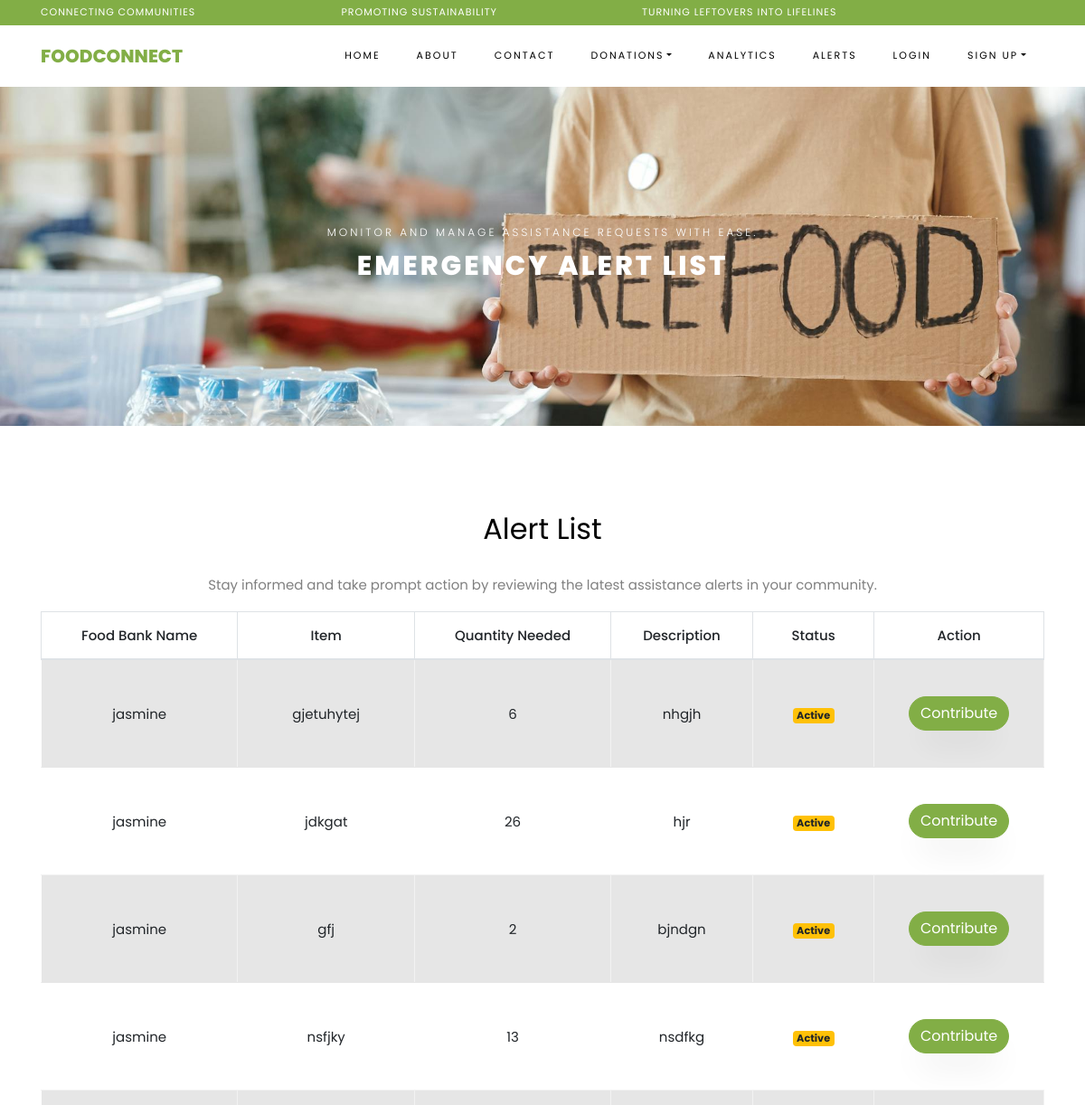
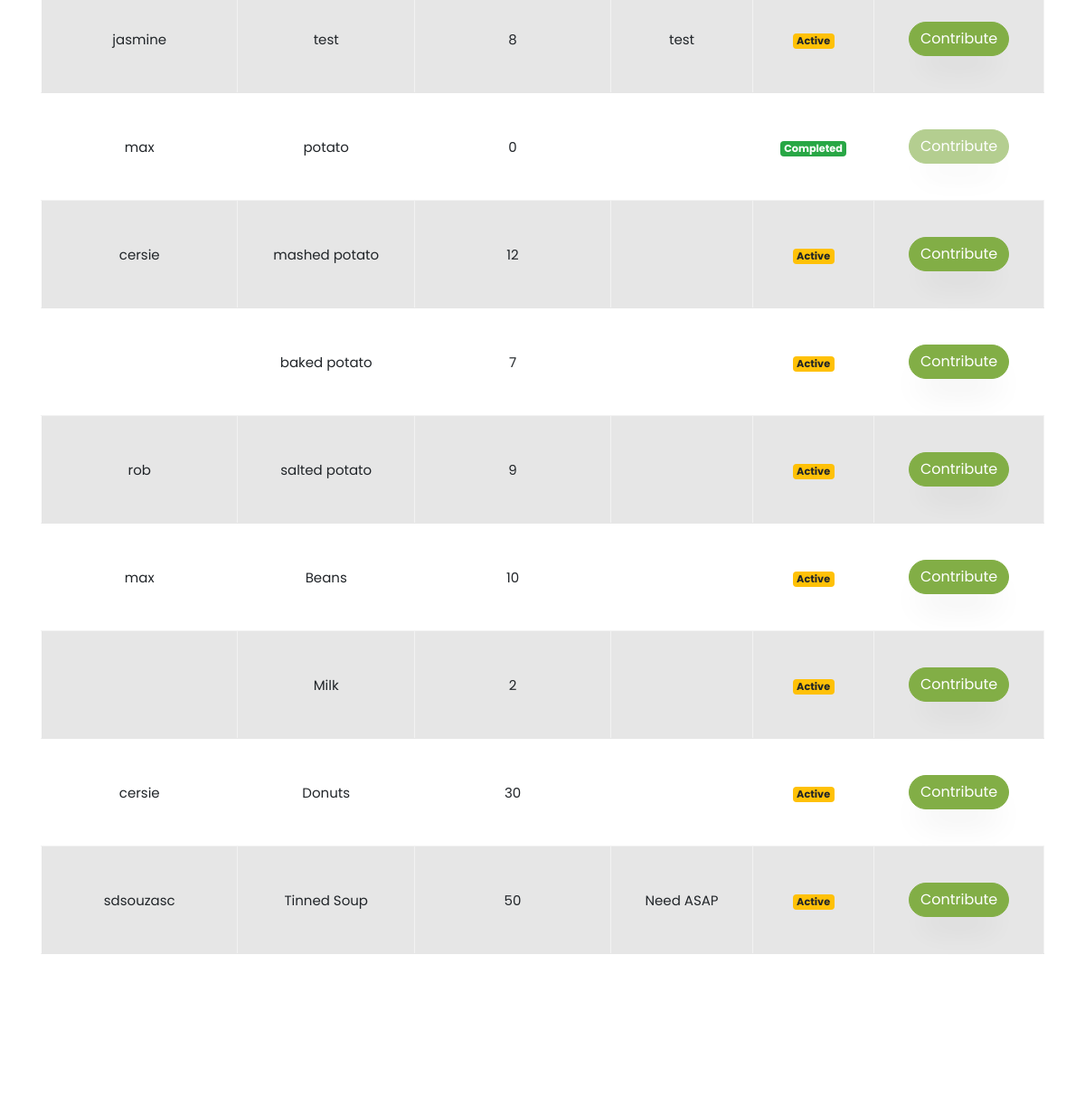
The page /alerts/alerts/ (upper part) on the database as committed earlier (2 pictures, top to bottom).
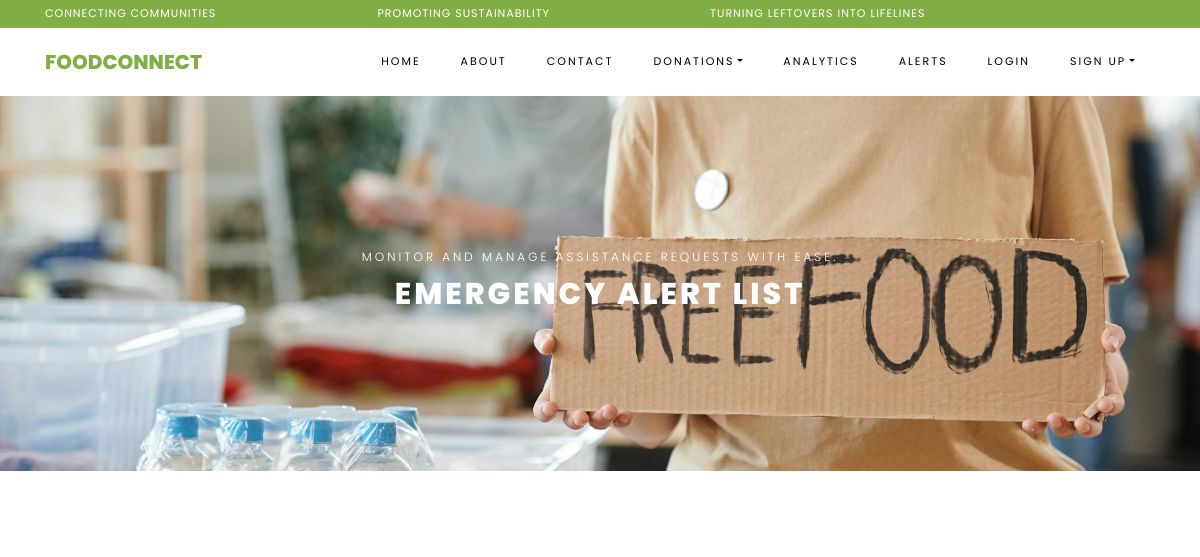
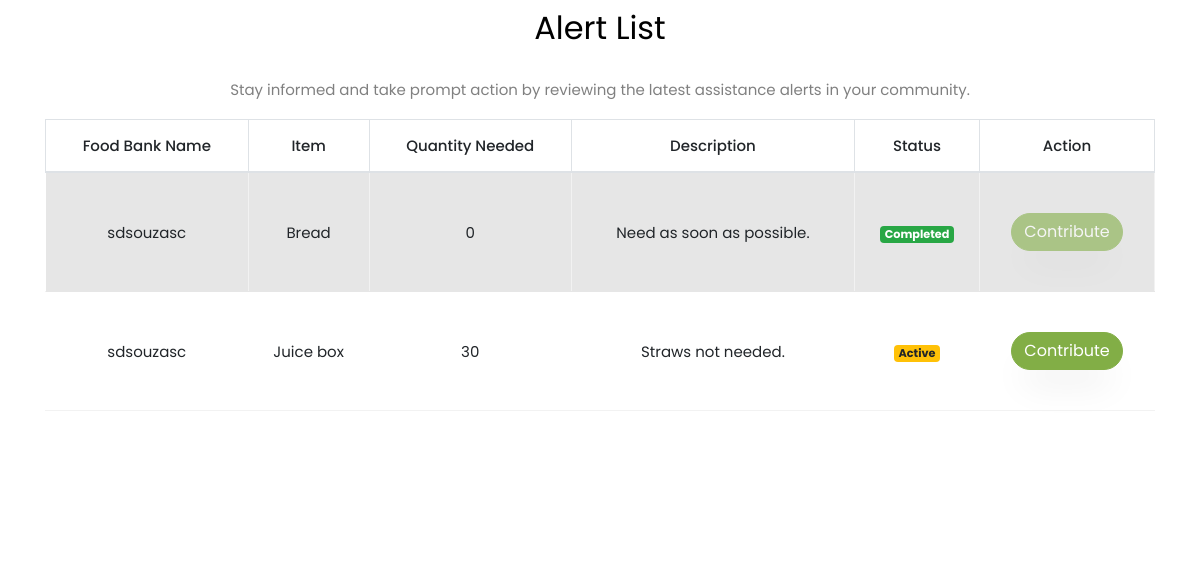
The same page on the database as committed later (2 pictures, top to bottom).
### alerts/models.py (models this page shows, shortened)
class Alert(models.Model):
    item_name = models.CharField(max_length=100)
    original_quantity = models.PositiveIntegerField(default=0)
    quantity_needed = models.PositiveIntegerField()
    urgency_level = models.CharField(
        max_length=20,
        choices=[('low', 'Low'), ('medium', 'Medium'), ('high', 'High')],
        default='medium'
    )
    created_by = models.ForeignKey(
        User,
        on_delete=models.SET_NULL,
        null=True,
        related_name="created_alerts"
    )
    date_created = models.DateTimeField(auto_now_add=True)
    description = models.TextField(blank=True, null=True)
    is_active = models.BooleanField(default=True)
    last_updated = models.DateTimeField(auto_now=True)

### alerts/views.py (the view)
# urls.py: path('alerts/', views.alert_list, name='alert_list'),
def alert_list(request):
    if hasattr(request.user, 'foodbank'):
        alerts = Alert.objects.filter(created_by=request.user)
    else:
        alerts = Alert.objects.all()
    for alert in alerts:
        alert.hide_donate_button = alert.quantity_needed == 0
        if alert.quantity_needed == 0:
            alert.response_status = "completed"
        else:
            alert.response_status = "active"
    return render(request, 'webpages/alert_list.html', {'alerts': alerts})

### templates/webpages/alert_list.html (shortened to what this page needs)
{% extends 'webpages/base.html' %}
{% load static %}
{% block content %}
    <div class="hero-wrap hero-bread" style="background-image: url('{% static "images/alert-bg.jpg" %}');">
      <div class="container">
        <div class="row no-gutters slider-text align-items-center justify-content-center">
          <div class="col-md-9 ftco-animate text-center">
          	<p class="breadcrumbs">
                <span>Monitor and manage assistance requests with ease.</span>
            </p>
            <p class="mb-0 bread">Emergency Alert List</p>
          </div>
        </div>
      </div>
    </div>
<section class="ftco-section testimony-section">
    <div class="container">
        <div class="row mb-5 pb-3">
            <div class="col-md-12">
                <h2 class="mb-4 text-center">Alert List</h2>
                <p class="text-center">Stay informed and take prompt action by reviewing the latest assistance alerts in your community.</p>
                <table class="table table-bordered table-striped">
                    <thead>
                        <tr>
                            <th>Food Bank Name</th>
                            <th>Item</th>
                            <th>Quantity Needed</th>
                            <th>Description</th>
                            <th>Status</th>
                            <th>Action</th>
                        </tr>
                    </thead>
                    <tbody>
                        {% for alert in alerts %}
                        <tr>
                            <td>{{ alert.created_by.username }}</td>
                            <td>{{ alert.item_name }}</td>
                            <td>{{ alert.quantity_needed }}</td>
                            <td>{{ alert.description }}</td>
                            <td>
                                <span class="badge
                                        {% if alert.response_status == 'active' %} badge-warning
                                        {% elif alert.response_status == 'completed' %} badge-success
                                        {% endif %}">
                                        {{ alert.response_status|capfirst }}
                                </span>
                            </td>
                            <td>
                                 {% if request.user.foodbank %}
                                     <a href="{% url 'update_alert' alert.id %}"
                                        class="btn btn-primary
                                        {% if alert.quantity_needed == 0 %} disabled {% endif %}"
                                     >
                                         Update
                                     </a>
                                     <a href="{% url 'delete_alert' alert.id %}"
                                        class="btn btn-danger {% if alert.quantity_needed == 0 %} disabled {% endif %}"
                                        onclick="return confirm('Are you sure you want to delete Alert?');"
                                     >
                                         Delete
                                     </a>
                                 {% else %}
                                     <a href="{% url 'respond_to_donation' alert.id %}"
                                        class="btn btn-primary
                                        {% if alert.quantity_needed == 0 %} disabled {% endif %}"
                                     >
                                         Contribute
                                     </a>
                                {% endif %}
                            </td>
                        </tr>
                        {% empty %}
                        <tr>
                            <td colspan="7" class="text-center">No alerts available.</td>
                        </tr>
                        {% endfor %}
                    </tbody>
                </table>
            </div>
        </div>
    </div>
</section>
{% endblock %}

Rows that differ between the two databases and show on the page:
removed Alert: created_by.username "jasmine", item_name "gjetuhytej", quantity_needed "6", description "nhgjh", response_status "Active"
removed Alert: created_by.username "jasmine", item_name "jdkgat", quantity_needed "26", description "hjr", response_status "Active"
removed Alert: created_by.username "jasmine", item_name "gfj", quantity_needed "2", description "bjndgn", response_status "Active"
removed Alert: created_by.username "jasmine", item_name "nsfjky", quantity_needed "13", description "nsdfkg", response_status "Active"
removed Alert: created_by.username "jasmine", item_name "test", quantity_needed "8", description "test", response_status "Active"
removed Alert: created_by.username "max", item_name "potato", quantity_needed "0", response_status "Completed"
removed Alert: created_by.username "cersie", item_name "mashed potato", quantity_needed "12", response_status "Active"
removed Alert: item_name "baked potato", quantity_needed "7", response_status "Active"
removed Alert: created_by.username "rob", item_name "salted potato", quantity_needed "9", response_status "Active"
removed Alert: created_by.username "max", item_name "Beans", quantity_needed "10", response_status "Active"
removed Alert: item_name "Milk", quantity_needed "2", response_status "Active"
removed Alert: created_by.username "cersie", item_name "Donuts", quantity_needed "30", response_status "Active"
removed Alert: created_by.username "sdsouzasc", item_name "Tinned Soup", quantity_needed "50", description "Need ASAP", response_status "Active"
added Alert: created_by.username "sdsouzasc", item_name "Bread", quantity_needed "0", description "Need as soon as possible.", response_status "Completed"
added Alert: created_by.username "sdsouzasc", item_name "Juice box", quantity_needed "30", description "Straws not needed.", response_status "Active"
